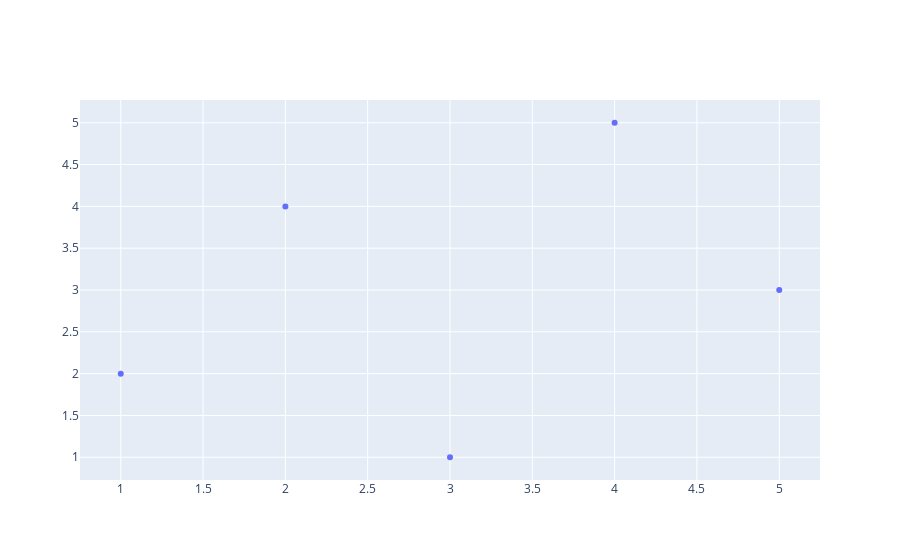

Source (notebook cell):
### Code cell
import plotly.graph_objs as go

### Figure 1 — Plotly figure (JSON) as saved in the notebook; plotly's stock layout.template omitted (floating-point values rounded to 4 significant figures)
{"data": [{"mode": "markers", "type": "scatter", "x": [1, 2, 3, 4, 5], "y": [2, 4, 1, 5, 3]}], "layout": {}}
